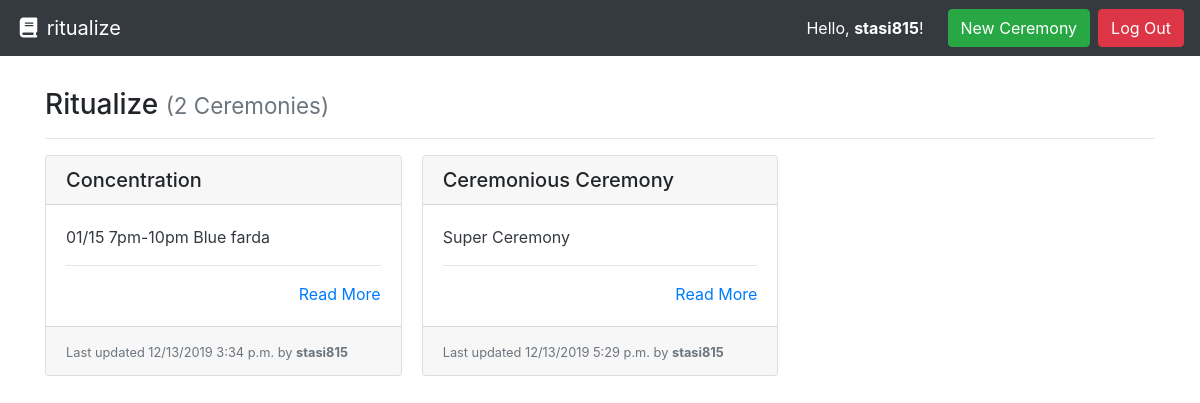
The page / (signed in) on the database its author committed.
### rituals/models.py (models this page shows, shortened)
class Ceremony(models.Model):
    title = models.CharField(max_length=30)
    author = models.ForeignKey(User, on_delete=models.PROTECT, help_text="The user that posted this ceremony.")
    slug = models.CharField(max_length=settings.CEREMONY_PAGE_TITLE_MAX_LENGTH, blank=True, editable=False, help_text="Unique URL path to access this page. Generated by the system.")
    content = models.TextField(help_text="Write the description of the ceremony here.")
    created = models.DateTimeField(auto_now_add=True, help_text="The date and time this page was created. Automatically generated when the model saves.")
    modified = models.DateTimeField(auto_now=True, help_text="The date and time this page was updated. Automatically generated when the model updates.")

### rituals/views.py (the view)
# urls.py: path("", CeremonyListView.as_view(), name='ceremony-list-page'),
class CeremonyListView(ListView):
    model = Ceremony
    def get(self, request):
        ceremonies = self.get_queryset().all()
        return render(request, 'rituals/index.html', {
            'ceremonies': ceremonies
        })

### rituals/templates/rituals/index.html
{% extends "base.html" %}
{% block content %}
  <h3>Ritualize {% if ceremonies %}<small class="text-muted">({{ ceremonies|length }} Ceremon{{ ceremonies|pluralize:"y,ies" }})</small>{% endif %}</h3>
  <hr>
  {% if ceremonies %}
    <div class="card-columns">
      {% for ceremony in ceremonies %}
        {% include "partials/card.html" %}
      {% endfor %}
    </div>
  {% else %}
    <div class="alert alert-primary" role="alert">No pages to display.</div>
  {% endif %}
{% endblock %}

### templates/base.html (shortened to what this page needs)
<!doctype html>
<html lang="en">
  <head>
    <link rel="stylesheet" href="https://stackpath.bootstrapcdn.com/bootstrap/4.3.1/css/bootstrap.min.css"
>
  </head>
  <body>
    <nav class="navbar navbar-expand-md navbar-dark bg-dark">
      <a class="navbar-brand" href="{% url 'ceremony-list-page' %}"><i class="fas fa-fw fa-book"></i> ritualize</a>
      <form class="form-inline ml-auto">
        {% if user.is_authenticated %}
          <div class="text-white">Hello, <strong>{{ user.username }}</strong>!</div>
          <a href="{% url 'new-ceremony-page' %}" class="btn btn-success ml-4">New Ceremony</a>
          <a href="{% url 'logout' %}" class="btn btn-danger ml-2">Log Out</a>
        {% else %}
        <a href="{% url 'login' %}" class="btn btn-secondary ml-2">Log In</a>
        <a href="{% url 'signup' %}" class="btn btn-primary ml-2">Sign Up</a>
        {% endif %}
      </form>
    </nav>
    <main role="main" class="container" style="margin-top: 4vh;">
      {% block content %}{% endblock %}
    </main>
  </body>

### rituals/templates/partials/card.html
<div class="card mb-3">
  <h5 class="card-header ">{{ ceremony.title }}</h5>
  <div class="card-body border-dark">
    <p class="card-text text-dark">
      {{ ceremony.content|truncatewords_html:30 }}
      <hr>
      <div class="text-right"><a href="{% url 'ceremony-details-page' ceremony.slug %}" title="Read More">Read More</a></div>
  </div>
  <div class="card-footer">
    <small class="text-muted">Last updated {{ ceremony.modified|date:"SHORT_DATETIME_FORMAT" }} by <b>{{ ceremony.author.username }}</b></small>
  </div>
</div>

### rows shown on the page
Ceremony: title "Concentration", content "01/15 7pm-10pm Blue farda", modified "12/13/2019 3:34 p.m.", author.username "stasi815"
Ceremony: title "Ceremonious Ceremony", content "Super Ceremony", modified "12/13/2019 5:29 p.m.", author.username "stasi815"

### other values the page prints
{{ user.username }} "stasi815"
{{ ceremonies|length }} "2"
